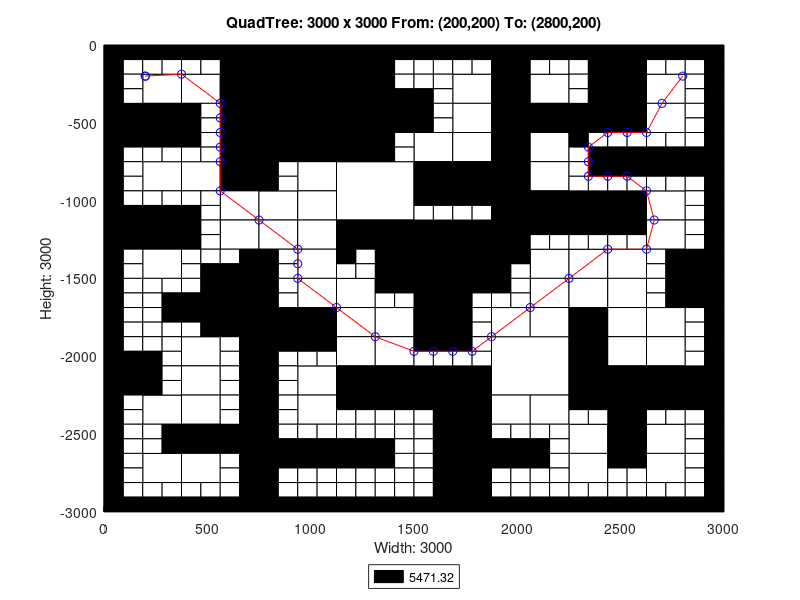

This figure's MATLAB source:
axis([0 3000 -3000 0]);
title('QuadTree: 3000 x 3000 From: (200,200) To: (2800,200)');
xlabel('Width: 3000');
ylabel('Height: 3000');
rectangle('Position',[750 -375 375 375], 'FaceColor',[0 0 0]);
rectangle('Position',[750 -750 375 375], 'FaceColor',[0 0 0]);
rectangle('Position',[1125 -1125 375 375], 'FaceColor',[1 1 1]);
rectangle('Position',[1500 -1500 375 375], 'FaceColor',[0 0 0]);
rectangle('Position',[1875 -2250 375 375], 'FaceColor',[1 1 1]);
rectangle('Position',[187.5 -375 187.5 187.5], 'FaceColor',[1 1 1]);
rectangle('Position',[562.5 -187.5 187.5 187.5], 'FaceColor',[0 0 0]);
rectangle('Position',[375 -375 187.5 187.5], 'FaceColor',[1 1 1]);
rectangle('Position',[562.5 -375 187.5 187.5], 'FaceColor',[0 0 0]);
rectangle('Position',[0 -562.5 187.5 187.5], 'FaceColor',[0 0 0]);
rectangle('Position',[187.5 -562.5 187.5 187.5], 'FaceColor',[0 0 0]);
rectangle('Position',[562.5 -562.5 187.5 187.5], 'FaceColor',[0 0 0]);
rectangle('Position',[562.5 -750 187.5 187.5], 'FaceColor',[0 0 0]);
rectangle('Position',[1125 -187.5 187.5 187.5], 'FaceColor',[0 0 0]);
rectangle('Position',[1125 -375 187.5 187.5], 'FaceColor',[0 0 0]);
rectangle('Position',[1125 -562.5 187.5 187.5], 'FaceColor',[0 0 0]);
rectangle('Position',[1312.5 -562.5 187.5 187.5], 'FaceColor',[0 0 0]);
rectangle('Position',[1125 -750 187.5 187.5], 'FaceColor',[0 0 0]);
rectangle('Position',[187.5 -937.5 187.5 187.5], 'FaceColor',[1 1 1]);
rectangle('Position',[375 -937.5 187.5 187.5], 'FaceColor',[1 1 1]);
rectangle('Position',[562.5 -937.5 187.5 187.5], 'FaceColor',[0 0 0]);
rectangle('Position',[562.5 -1125 187.5 187.5], 'FaceColor',[1 1 1]);
rectangle('Position',[0 -1312.5 187.5 187.5], 'FaceColor',[0 0 0]);
rectangle('Position',[187.5 -1312.5 187.5 187.5], 'FaceColor',[0 0 0]);
rectangle('Position',[187.5 -1500 187.5 187.5], 'FaceColor',[1 1 1]);
rectangle('Position',[562.5 -1312.5 187.5 187.5], 'FaceColor',[1 1 1]);
rectangle('Position',[937.5 -937.5 187.5 187.5], 'FaceColor',[1 1 1]);
rectangle('Position',[750 -1125 187.5 187.5], 'FaceColor',[1 1 1]);
rectangle('Position',[937.5 -1125 187.5 187.5], 'FaceColor',[1 1 1]);
rectangle('Position',[750 -1312.5 187.5 187.5], 'FaceColor',[1 1 1]);
rectangle('Position',[937.5 -1312.5 187.5 187.5], 'FaceColor',[1 1 1]);
rectangle('Position',[937.5 -1500 187.5 187.5], 'FaceColor',[1 1 1]);
rectangle('Position',[1125 -1312.5 187.5 187.5], 'FaceColor',[0 0 0]);
rectangle('Position',[1312.5 -1312.5 187.5 187.5], 'FaceColor',[0 0 0]);
rectangle('Position',[1312.5 -1500 187.5 187.5], 'FaceColor',[0 0 0]);
rectangle('Position',[1687.5 -375 187.5 187.5], 'FaceColor',[1 1 1]);
rectangle('Position',[1875 -187.5 187.5 187.5], 'FaceColor',[0 0 0]);
rectangle('Position',[1875 -375 187.5 187.5], 'FaceColor',[0 0 0]);
rectangle('Position',[2062.5 -375 187.5 187.5], 'FaceColor',[1 1 1]);
rectangle('Position',[1687.5 -562.5 187.5 187.5], 'FaceColor',[1 1 1]);
rectangle('Position',[1500 -750 187.5 187.5], 'FaceColor',[1 1 1]);
rectangle('Position',[1687.5 -750 187.5 187.5], 'FaceColor',[1 1 1]);
rectangle('Position',[1875 -562.5 187.5 187.5], 'FaceColor',[0 0 0]);
rectangle('Position',[2062.5 -562.5 187.5 187.5], 'FaceColor',[0 0 0]);
rectangle('Position',[1875 -750 187.5 187.5], 'FaceColor',[0 0 0]);
rectangle('Position',[2062.5 -750 187.5 187.5], 'FaceColor',[1 1 1]);
rectangle('Position',[2437.5 -187.5 187.5 187.5], 'FaceColor',[0 0 0]);
rectangle('Position',[2437.5 -375 187.5 187.5], 'FaceColor',[0 0 0]);
rectangle('Position',[2625 -375 187.5 187.5], 'FaceColor',[1 1 1]);
rectangle('Position',[2250 -562.5 187.5 187.5], 'FaceColor',[0 0 0]);
rectangle('Position',[2437.5 -562.5 187.5 187.5], 'FaceColor',[0 0 0]);
rectangle('Position',[2625 -562.5 187.5 187.5], 'FaceColor',[1 1 1]);
rectangle('Position',[1500 -937.5 187.5 187.5], 'FaceColor',[0 0 0]);
rectangle('Position',[1687.5 -937.5 187.5 187.5], 'FaceColor',[0 0 0]);
rectangle('Position',[1875 -937.5 187.5 187.5], 'FaceColor',[0 0 0]);
rectangle('Position',[2062.5 -937.5 187.5 187.5], 'FaceColor',[1 1 1]);
rectangle('Position',[1875 -1125 187.5 187.5], 'FaceColor',[0 0 0]);
rectangle('Position',[2062.5 -1125 187.5 187.5], 'FaceColor',[0 0 0]);
rectangle('Position',[1875 -1312.5 187.5 187.5], 'FaceColor',[0 0 0]);
rectangle('Position',[2062.5 -1500 187.5 187.5], 'FaceColor',[1 1 1]);
rectangle('Position',[2250 -1125 187.5 187.5], 'FaceColor',[0 0 0]);
rectangle('Position',[2437.5 -1125 187.5 187.5], 'FaceColor',[0 0 0]);
rectangle('Position',[2625 -1125 187.5 187.5], 'FaceColor',[1 1 1]);
rectangle('Position',[2250 -1500 187.5 187.5], 'FaceColor',[1 1 1]);
rectangle('Position',[2437.5 -1500 187.5 187.5], 'FaceColor',[1 1 1]);
rectangle('Position',[2625 -1312.5 187.5 187.5], 'FaceColor',[1 1 1]);
rectangle('Position',[2812.5 -1500 187.5 187.5], 'FaceColor',[0 0 0]);
rectangle('Position',[562.5 -1687.5 187.5 187.5], 'FaceColor',[0 0 0]);
rectangle('Position',[562.5 -1875 187.5 187.5], 'FaceColor',[0 0 0]);
rectangle('Position',[0 -2250 187.5 187.5], 'FaceColor',[0 0 0]);
rectangle('Position',[375 -2062.5 187.5 187.5], 'FaceColor',[1 1 1]);
rectangle('Position',[375 -2250 187.5 187.5], 'FaceColor',[1 1 1]);
rectangle('Position',[937.5 -1687.5 187.5 187.5], 'FaceColor',[1 1 1]);
rectangle('Position',[750 -1875 187.5 187.5], 'FaceColor',[0 0 0]);
rectangle('Position',[937.5 -1875 187.5 187.5], 'FaceColor',[0 0 0]);
rectangle('Position',[1125 -1687.5 187.5 187.5], 'FaceColor',[1 1 1]);
rectangle('Position',[1125 -1875 187.5 187.5], 'FaceColor',[1 1 1]);
rectangle('Position',[1312.5 -1875 187.5 187.5], 'FaceColor',[1 1 1]);
rectangle('Position',[937.5 -2250 187.5 187.5], 'FaceColor',[1 1 1]);
rectangle('Position',[1125 -2062.5 187.5 187.5], 'FaceColor',[1 1 1]);
rectangle('Position',[1312.5 -2062.5 187.5 187.5], 'FaceColor',[1 1 1]);
rectangle('Position',[1125 -2250 187.5 187.5], 'FaceColor',[0 0 0]);
rectangle('Position',[1312.5 -2250 187.5 187.5], 'FaceColor',[0 0 0]);
rectangle('Position',[187.5 -2437.5 187.5 187.5], 'FaceColor',[1 1 1]);
rectangle('Position',[375 -2437.5 187.5 187.5], 'FaceColor',[1 1 1]);
rectangle('Position',[375 -2625 187.5 187.5], 'FaceColor',[0 0 0]);
rectangle('Position',[562.5 -2625 187.5 187.5], 'FaceColor',[0 0 0]);
rectangle('Position',[187.5 -2812.5 187.5 187.5], 'FaceColor',[1 1 1]);
rectangle('Position',[375 -2812.5 187.5 187.5], 'FaceColor',[1 1 1]);
rectangle('Position',[937.5 -2437.5 187.5 187.5], 'FaceColor',[1 1 1]);
rectangle('Position',[1500 -1687.5 187.5 187.5], 'FaceColor',[0 0 0]);
rectangle('Position',[1500 -1875 187.5 187.5], 'FaceColor',[0 0 0]);
rectangle('Position',[2062.5 -1687.5 187.5 187.5], 'FaceColor',[1 1 1]);
rectangle('Position',[1875 -1875 187.5 187.5], 'FaceColor',[1 1 1]);
rectangle('Position',[2062.5 -1875 187.5 187.5], 'FaceColor',[1 1 1]);
rectangle('Position',[1500 -2250 187.5 187.5], 'FaceColor',[0 0 0]);
rectangle('Position',[1687.5 -2250 187.5 187.5], 'FaceColor',[0 0 0]);
rectangle('Position',[2250 -1687.5 187.5 187.5], 'FaceColor',[1 1 1]);
rectangle('Position',[2437.5 -1687.5 187.5 187.5], 'FaceColor',[1 1 1]);
rectangle('Position',[2250 -1875 187.5 187.5], 'FaceColor',[0 0 0]);
rectangle('Position',[2437.5 -1875 187.5 187.5], 'FaceColor',[1 1 1]);
rectangle('Position',[2812.5 -1687.5 187.5 187.5], 'FaceColor',[0 0 0]);
rectangle('Position',[2625 -1875 187.5 187.5], 'FaceColor',[1 1 1]);
rectangle('Position',[2250 -2062.5 187.5 187.5], 'FaceColor',[0 0 0]);
rectangle('Position',[2437.5 -2062.5 187.5 187.5], 'FaceColor',[1 1 1]);
rectangle('Position',[2250 -2250 187.5 187.5], 'FaceColor',[0 0 0]);
rectangle('Position',[2437.5 -2250 187.5 187.5], 'FaceColor',[0 0 0]);
rectangle('Position',[2625 -2062.5 187.5 187.5], 'FaceColor',[1 1 1]);
rectangle('Position',[2625 -2250 187.5 187.5], 'FaceColor',[0 0 0]);
rectangle('Position',[2812.5 -2250 187.5 187.5], 'FaceColor',[0 0 0]);
rectangle('Position',[1687.5 -2437.5 187.5 187.5], 'FaceColor',[0 0 0]);
rectangle('Position',[1687.5 -2625 187.5 187.5], 'FaceColor',[0 0 0]);
rectangle('Position',[1875 -2437.5 187.5 187.5], 'FaceColor',[1 1 1]);
rectangle('Position',[2062.5 -2437.5 187.5 187.5], 'FaceColor',[1 1 1]);
rectangle('Position',[1687.5 -2812.5 187.5 187.5], 'FaceColor',[0 0 0]);
rectangle('Position',[1687.5 -3000 187.5 187.5], 'FaceColor',[0 0 0]);
rectangle('Position',[2437.5 -2437.5 187.5 187.5], 'FaceColor',[0 0 0]);
rectangle('Position',[2250 -2625 187.5 187.5], 'FaceColor',[1 1 1]);
rectangle('Position',[2437.5 -2625 187.5 187.5], 'FaceColor',[0 0 0]);
rectangle('Position',[2625 -2625 187.5 187.5], 'FaceColor',[1 1 1]);
rectangle('Position',[2250 -2812.5 187.5 187.5], 'FaceColor',[1 1 1]);
rectangle('Position',[2625 -2812.5 187.5 187.5], 'FaceColor',[1 1 1]);
rectangle('Position',[0 -93.75 93.75 93.75], 'FaceColor',[0 0 0]);
rectangle('Position',[93.75 -93.75 93.75 93.75], 'FaceColor',[0 0 0]);
rectangle('Position',[0 -187.5 93.75 93.75], 'FaceColor',[0 0 0]);
rectangle('Position',[93.75 -187.5 93.75 93.75], 'FaceColor',[1 1 1]);
rectangle('Position',[187.5 -93.75 93.75 93.75], 'FaceColor',[0 0 0]);
rectangle('Position',[281.25 -93.75 93.75 93.75], 'FaceColor',[0 0 0]);
rectangle('Position',[187.5 -187.5 93.75 93.75], 'FaceColor',[1 1 1]);
rectangle('Position',[281.25 -187.5 93.75 93.75], 'FaceColor',[1 1 1]);
rectangle('Position',[0 -281.25 93.75 93.75], 'FaceColor',[0 0 0]);
rectangle('Position',[93.75 -281.25 93.75 93.75], 'FaceColor',[1 1 1]);
rectangle('Position',[0 -375 93.75 93.75], 'FaceColor',[0 0 0]);
rectangle('Position',[93.75 -375 93.75 93.75], 'FaceColor',[1 1 1]);
rectangle('Position',[375 -93.75 93.75 93.75], 'FaceColor',[0 0 0]);
rectangle('Position',[468.75 -93.75 93.75 93.75], 'FaceColor',[0 0 0]);
rectangle('Position',[375 -187.5 93.75 93.75], 'FaceColor',[1 1 1]);
rectangle('Position',[468.75 -187.5 93.75 93.75], 'FaceColor',[1 1 1]);
rectangle('Position',[0 -656.25 93.75 93.75], 'FaceColor',[0 0 0]);
rectangle('Position',[93.75 -656.25 93.75 93.75], 'FaceColor',[0 0 0]);
rectangle('Position',[0 -750 93.75 93.75], 'FaceColor',[0 0 0]);
rectangle('Position',[93.75 -750 93.75 93.75], 'FaceColor',[1 1 1]);
rectangle('Position',[187.5 -656.25 93.75 93.75], 'FaceColor',[0 0 0]);
rectangle('Position',[281.25 -656.25 93.75 93.75], 'FaceColor',[0 0 0]);
rectangle('Position',[187.5 -750 93.75 93.75], 'FaceColor',[1 1 1]);
rectangle('Position',[281.25 -750 93.75 93.75], 'FaceColor',[1 1 1]);
rectangle('Position',[375 -468.75 93.75 93.75], 'FaceColor',[0 0 0]);
rectangle('Position',[468.75 -468.75 93.75 93.75], 'FaceColor',[1 1 1]);
rectangle('Position',[375 -562.5 93.75 93.75], 'FaceColor',[0 0 0]);
rectangle('Position',[468.75 -562.5 93.75 93.75], 'FaceColor',[1 1 1]);
rectangle('Position',[375 -656.25 93.75 93.75], 'FaceColor',[0 0 0]);
rectangle('Position',[468.75 -656.25 93.75 93.75], 'FaceColor',[1 1 1]);
rectangle('Position',[375 -750 93.75 93.75], 'FaceColor',[1 1 1]);
rectangle('Position',[468.75 -750 93.75 93.75], 'FaceColor',[1 1 1]);
rectangle('Position',[1312.5 -93.75 93.75 93.75], 'FaceColor',[0 0 0]);
rectangle('Position',[1406.25 -93.75 93.75 93.75], 'FaceColor',[0 0 0]);
rectangle('Position',[1312.5 -187.5 93.75 93.75], 'FaceColor',[0 0 0]);
rectangle('Position',[1406.25 -187.5 93.75 93.75], 'FaceColor',[1 1 1]);
rectangle('Position',[1312.5 -281.25 93.75 93.75], 'FaceColor',[0 0 0]);
rectangle('Position',[1406.25 -281.25 93.75 93.75], 'FaceColor',[1 1 1]);
rectangle('Position',[1312.5 -375 93.75 93.75], 'FaceColor',[0 0 0]);
rectangle('Position',[1406.25 -375 93.75 93.75], 'FaceColor',[0 0 0]);
rectangle('Position',[1312.5 -656.25 93.75 93.75], 'FaceColor',[0 0 0]);
rectangle('Position',[1406.25 -656.25 93.75 93.75], 'FaceColor',[1 1 1]);
rectangle('Position',[1312.5 -750 93.75 93.75], 'FaceColor',[0 0 0]);
rectangle('Position',[1406.25 -750 93.75 93.75], 'FaceColor',[1 1 1]);
rectangle('Position',[0 -843.75 93.75 93.75], 'FaceColor',[0 0 0]);
rectangle('Position',[93.75 -843.75 93.75 93.75], 'FaceColor',[1 1 1]);
rectangle('Position',[0 -937.5 93.75 93.75], 'FaceColor',[0 0 0]);
rectangle('Position',[93.75 -937.5 93.75 93.75], 'FaceColor',[1 1 1]);
rectangle('Position',[0 -1031.25 93.75 93.75], 'FaceColor',[0 0 0]);
rectangle('Position',[93.75 -1031.25 93.75 93.75], 'FaceColor',[1 1 1]);
rectangle('Position',[0 -1125 93.75 93.75], 'FaceColor',[0 0 0]);
rectangle('Position',[93.75 -1125 93.75 93.75], 'FaceColor',[0 0 0]);
rectangle('Position',[187.5 -1031.25 93.75 93.75], 'FaceColor',[1 1 1]);
rectangle('Position',[281.25 -1031.25 93.75 93.75], 'FaceColor',[1 1 1]);
rectangle('Position',[187.5 -1125 93.75 93.75], 'FaceColor',[0 0 0]);
rectangle('Position',[281.25 -1125 93.75 93.75], 'FaceColor',[0 0 0]);
rectangle('Position',[375 -1031.25 93.75 93.75], 'FaceColor',[1 1 1]);
rectangle('Position',[468.75 -1031.25 93.75 93.75], 'FaceColor',[1 1 1]);
rectangle('Position',[375 -1125 93.75 93.75], 'FaceColor',[0 0 0]);
rectangle('Position',[468.75 -1125 93.75 93.75], 'FaceColor',[1 1 1]);
rectangle('Position',[0 -1406.25 93.75 93.75], 'FaceColor',[0 0 0]);
rectangle('Position',[93.75 -1406.25 93.75 93.75], 'FaceColor',[1 1 1]);
rectangle('Position',[0 -1500 93.75 93.75], 'FaceColor',[0 0 0]);
rectangle('Position',[93.75 -1500 93.75 93.75], 'FaceColor',[1 1 1]);
rectangle('Position',[375 -1218.75 93.75 93.75], 'FaceColor',[0 0 0]);
rectangle('Position',[468.75 -1218.75 93.75 93.75], 'FaceColor',[1 1 1]);
rectangle('Position',[375 -1312.5 93.75 93.75], 'FaceColor',[0 0 0]);
rectangle('Position',[468.75 -1312.5 93.75 93.75], 'FaceColor',[1 1 1]);
rectangle('Position',[375 -1406.25 93.75 93.75], 'FaceColor',[1 1 1]);
rectangle('Position',[468.75 -1406.25 93.75 93.75], 'FaceColor',[1 1 1]);
rectangle('Position',[375 -1500 93.75 93.75], 'FaceColor',[1 1 1]);
rectangle('Position',[468.75 -1500 93.75 93.75], 'FaceColor',[0 0 0]);
rectangle('Position',[562.5 -1406.25 93.75 93.75], 'FaceColor',[1 1 1]);
rectangle('Position',[656.25 -1406.25 93.75 93.75], 'FaceColor',[0 0 0]);
rectangle('Position',[562.5 -1500 93.75 93.75], 'FaceColor',[0 0 0]);
rectangle('Position',[656.25 -1500 93.75 93.75], 'FaceColor',[0 0 0]);
rectangle('Position',[750 -843.75 93.75 93.75], 'FaceColor',[0 0 0]);
rectangle('Position',[843.75 -843.75 93.75 93.75], 'FaceColor',[1 1 1]);
rectangle('Position',[750 -937.5 93.75 93.75], 'FaceColor',[0 0 0]);
rectangle('Position',[843.75 -937.5 93.75 93.75], 'FaceColor',[1 1 1]);
rectangle('Position',[750 -1406.25 93.75 93.75], 'FaceColor',[0 0 0]);
rectangle('Position',[843.75 -1406.25 93.75 93.75], 'FaceColor',[1 1 1]);
rectangle('Position',[750 -1500 93.75 93.75], 'FaceColor',[0 0 0]);
rectangle('Position',[843.75 -1500 93.75 93.75], 'FaceColor',[1 1 1]);
rectangle('Position',[1125 -1406.25 93.75 93.75], 'FaceColor',[0 0 0]);
rectangle('Position',[1218.75 -1406.25 93.75 93.75], 'FaceColor',[1 1 1]);
rectangle('Position',[1125 -1500 93.75 93.75], 'FaceColor',[1 1 1]);
rectangle('Position',[1218.75 -1500 93.75 93.75], 'FaceColor',[1 1 1]);
rectangle('Position',[1500 -93.75 93.75 93.75], 'FaceColor',[0 0 0]);
rectangle('Position',[1593.75 -93.75 93.75 93.75], 'FaceColor',[0 0 0]);
rectangle('Position',[1500 -187.5 93.75 93.75], 'FaceColor',[1 1 1]);
rectangle('Position',[1593.75 -187.5 93.75 93.75], 'FaceColor',[1 1 1]);
rectangle('Position',[1687.5 -93.75 93.75 93.75], 'FaceColor',[0 0 0]);
rectangle('Position',[1781.25 -93.75 93.75 93.75], 'FaceColor',[0 0 0]);
rectangle('Position',[1687.5 -187.5 93.75 93.75], 'FaceColor',[1 1 1]);
rectangle('Position',[1781.25 -187.5 93.75 93.75], 'FaceColor',[1 1 1]);
rectangle('Position',[1500 -281.25 93.75 93.75], 'FaceColor',[1 1 1]);
rectangle('Position',[1593.75 -281.25 93.75 93.75], 'FaceColor',[1 1 1]);
rectangle('Position',[1500 -375 93.75 93.75], 'FaceColor',[0 0 0]);
rectangle('Position',[1593.75 -375 93.75 93.75], 'FaceColor',[1 1 1]);
rectangle('Position',[2062.5 -93.75 93.75 93.75], 'FaceColor',[0 0 0]);
rectangle('Position',[2156.25 -93.75 93.75 93.75], 'FaceColor',[0 0 0]);
rectangle('Position',[2062.5 -187.5 93.75 93.75], 'FaceColor',[1 1 1]);
rectangle('Position',[2156.25 -187.5 93.75 93.75], 'FaceColor',[1 1 1]);
rectangle('Position',[1500 -468.75 93.75 93.75], 'FaceColor',[0 0 0]);
rectangle('Position',[1593.75 -468.75 93.75 93.75], 'FaceColor',[1 1 1]);
rectangle('Position',[1500 -562.5 93.75 93.75], 'FaceColor',[0 0 0]);
rectangle('Position',[1593.75 -562.5 93.75 93.75], 'FaceColor',[1 1 1]);
rectangle('Position',[2250 -93.75 93.75 93.75], 'FaceColor',[0 0 0]);
rectangle('Position',[2343.75 -93.75 93.75 93.75], 'FaceColor',[0 0 0]);
rectangle('Position',[2250 -187.5 93.75 93.75], 'FaceColor',[1 1 1]);
rectangle('Position',[2343.75 -187.5 93.75 93.75], 'FaceColor',[0 0 0]);
rectangle('Position',[2250 -281.25 93.75 93.75], 'FaceColor',[1 1 1]);
rectangle('Position',[2343.75 -281.25 93.75 93.75], 'FaceColor',[0 0 0]);
rectangle('Position',[2250 -375 93.75 93.75], 'FaceColor',[1 1 1]);
rectangle('Position',[2343.75 -375 93.75 93.75], 'FaceColor',[0 0 0]);
rectangle('Position',[2625 -93.75 93.75 93.75], 'FaceColor',[0 0 0]);
rectangle('Position',[2718.75 -93.75 93.75 93.75], 'FaceColor',[0 0 0]);
rectangle('Position',[2625 -187.5 93.75 93.75], 'FaceColor',[1 1 1]);
rectangle('Position',[2718.75 -187.5 93.75 93.75], 'FaceColor',[1 1 1]);
rectangle('Position',[2812.5 -93.75 93.75 93.75], 'FaceColor',[0 0 0]);
rectangle('Position',[2906.25 -93.75 93.75 93.75], 'FaceColor',[0 0 0]);
rectangle('Position',[2812.5 -187.5 93.75 93.75], 'FaceColor',[1 1 1]);
rectangle('Position',[2906.25 -187.5 93.75 93.75], 'FaceColor',[0 0 0]);
rectangle('Position',[2812.5 -281.25 93.75 93.75], 'FaceColor',[1 1 1]);
rectangle('Position',[2906.25 -281.25 93.75 93.75], 'FaceColor',[0 0 0]);
rectangle('Position',[2812.5 -375 93.75 93.75], 'FaceColor',[1 1 1]);
rectangle('Position',[2906.25 -375 93.75 93.75], 'FaceColor',[0 0 0]);
rectangle('Position',[2250 -656.25 93.75 93.75], 'FaceColor',[0 0 0]);
rectangle('Position',[2343.75 -656.25 93.75 93.75], 'FaceColor',[1 1 1]);
rectangle('Position',[2250 -750 93.75 93.75], 'FaceColor',[1 1 1]);
rectangle('Position',[2343.75 -750 93.75 93.75], 'FaceColor',[0 0 0]);
rectangle('Position',[2437.5 -656.25 93.75 93.75], 'FaceColor',[1 1 1]);
rectangle('Position',[2531.25 -656.25 93.75 93.75], 'FaceColor',[1 1 1]);
rectangle('Position',[2437.5 -750 93.75 93.75], 'FaceColor',[0 0 0]);
rectangle('Position',[2531.25 -750 93.75 93.75], 'FaceColor',[0 0 0]);
rectangle('Position',[2812.5 -468.75 93.75 93.75], 'FaceColor',[1 1 1]);
rectangle('Position',[2906.25 -468.75 93.75 93.75], 'FaceColor',[0 0 0]);
rectangle('Position',[2812.5 -562.5 93.75 93.75], 'FaceColor',[1 1 1]);
rectangle('Position',[2906.25 -562.5 93.75 93.75], 'FaceColor',[0 0 0]);
rectangle('Position',[2625 -656.25 93.75 93.75], 'FaceColor',[1 1 1]);
rectangle('Position',[2718.75 -656.25 93.75 93.75], 'FaceColor',[1 1 1]);
rectangle('Position',[2625 -750 93.75 93.75], 'FaceColor',[0 0 0]);
rectangle('Position',[2718.75 -750 93.75 93.75], 'FaceColor',[0 0 0]);
rectangle('Position',[2812.5 -656.25 93.75 93.75], 'FaceColor',[1 1 1]);
rectangle('Position',[2906.25 -656.25 93.75 93.75], 'FaceColor',[0 0 0]);
rectangle('Position',[2812.5 -750 93.75 93.75], 'FaceColor',[0 0 0]);
rectangle('Position',[2906.25 -750 93.75 93.75], 'FaceColor',[0 0 0]);
rectangle('Position',[1500 -1031.25 93.75 93.75], 'FaceColor',[0 0 0]);
rectangle('Position',[1593.75 -1031.25 93.75 93.75], 'FaceColor',[0 0 0]);
rectangle('Position',[1500 -1125 93.75 93.75], 'FaceColor',[1 1 1]);
rectangle('Position',[1593.75 -1125 93.75 93.75], 'FaceColor',[1 1 1]);
rectangle('Position',[1687.5 -1031.25 93.75 93.75], 'FaceColor',[0 0 0]);
rectangle('Position',[1781.25 -1031.25 93.75 93.75], 'FaceColor',[0 0 0]);
rectangle('Position',[1687.5 -1125 93.75 93.75], 'FaceColor',[1 1 1]);
rectangle('Position',[1781.25 -1125 93.75 93.75], 'FaceColor',[1 1 1]);
rectangle('Position',[2062.5 -1218.75 93.75 93.75], 'FaceColor',[0 0 0]);
rectangle('Position',[2156.25 -1218.75 93.75 93.75], 'FaceColor',[0 0 0]);
rectangle('Position',[2062.5 -1312.5 93.75 93.75], 'FaceColor',[1 1 1]);
rectangle('Position',[2156.25 -1312.5 93.75 93.75], 'FaceColor',[1 1 1]);
rectangle('Position',[1875 -1406.25 93.75 93.75], 'FaceColor',[0 0 0]);
rectangle('Position',[1968.75 -1406.25 93.75 93.75], 'FaceColor',[0 0 0]);
rectangle('Position',[1875 -1500 93.75 93.75], 'FaceColor',[0 0 0]);
rectangle('Position',[1968.75 -1500 93.75 93.75], 'FaceColor',[1 1 1]);
rectangle('Position',[2250 -843.75 93.75 93.75], 'FaceColor',[1 1 1]);
rectangle('Position',[2343.75 -843.75 93.75 93.75], 'FaceColor',[0 0 0]);
rectangle('Position',[2250 -937.5 93.75 93.75], 'FaceColor',[1 1 1]);
rectangle('Position',[2343.75 -937.5 93.75 93.75], 'FaceColor',[1 1 1]);
rectangle('Position',[2437.5 -843.75 93.75 93.75], 'FaceColor',[0 0 0]);
rectangle('Position',[2531.25 -843.75 93.75 93.75], 'FaceColor',[0 0 0]);
rectangle('Position',[2437.5 -937.5 93.75 93.75], 'FaceColor',[1 1 1]);
rectangle('Position',[2531.25 -937.5 93.75 93.75], 'FaceColor',[1 1 1]);
rectangle('Position',[2625 -843.75 93.75 93.75], 'FaceColor',[0 0 0]);
rectangle('Position',[2718.75 -843.75 93.75 93.75], 'FaceColor',[0 0 0]);
rectangle('Position',[2625 -937.5 93.75 93.75], 'FaceColor',[1 1 1]);
rectangle('Position',[2718.75 -937.5 93.75 93.75], 'FaceColor',[1 1 1]);
rectangle('Position',[2812.5 -843.75 93.75 93.75], 'FaceColor',[0 0 0]);
rectangle('Position',[2906.25 -843.75 93.75 93.75], 'FaceColor',[0 0 0]);
rectangle('Position',[2812.5 -937.5 93.75 93.75], 'FaceColor',[1 1 1]);
rectangle('Position',[2906.25 -937.5 93.75 93.75], 'FaceColor',[0 0 0]);
rectangle('Position',[2812.5 -1031.25 93.75 93.75], 'FaceColor',[1 1 1]);
rectangle('Position',[2906.25 -1031.25 93.75 93.75], 'FaceColor',[0 0 0]);
rectangle('Position',[2812.5 -1125 93.75 93.75], 'FaceColor',[1 1 1]);
rectangle('Position',[2906.25 -1125 93.75 93.75], 'FaceColor',[0 0 0]);
rectangle('Position',[2250 -1218.75 93.75 93.75], 'FaceColor',[0 0 0]);
rectangle('Position',[2343.75 -1218.75 93.75 93.75], 'FaceColor',[0 0 0]);
rectangle('Position',[2250 -1312.5 93.75 93.75], 'FaceColor',[1 1 1]);
rectangle('Position',[2343.75 -1312.5 93.75 93.75], 'FaceColor',[1 1 1]);
rectangle('Position',[2437.5 -1218.75 93.75 93.75], 'FaceColor',[0 0 0]);
rectangle('Position',[2531.25 -1218.75 93.75 93.75], 'FaceColor',[0 0 0]);
rectangle('Position',[2437.5 -1312.5 93.75 93.75], 'FaceColor',[1 1 1]);
rectangle('Position',[2531.25 -1312.5 93.75 93.75], 'FaceColor',[1 1 1]);
rectangle('Position',[2812.5 -1218.75 93.75 93.75], 'FaceColor',[1 1 1]);
rectangle('Position',[2906.25 -1218.75 93.75 93.75], 'FaceColor',[0 0 0]);
rectangle('Position',[2812.5 -1312.5 93.75 93.75], 'FaceColor',[1 1 1]);
rectangle('Position',[2906.25 -1312.5 93.75 93.75], 'FaceColor',[0 0 0]);
rectangle('Position',[2625 -1406.25 93.75 93.75], 'FaceColor',[1 1 1]);
rectangle('Position',[2718.75 -1406.25 93.75 93.75], 'FaceColor',[0 0 0]);
rectangle('Position',[2625 -1500 93.75 93.75], 'FaceColor',[1 1 1]);
rectangle('Position',[2718.75 -1500 93.75 93.75], 'FaceColor',[0 0 0]);
rectangle('Position',[0 -1593.75 93.75 93.75], 'FaceColor',[0 0 0]);
rectangle('Position',[93.75 -1593.75 93.75 93.75], 'FaceColor',[1 1 1]);
rectangle('Position',[0 -1687.5 93.75 93.75], 'FaceColor',[0 0 0]);
rectangle('Position',[93.75 -1687.5 93.75 93.75], 'FaceColor',[1 1 1]);
rectangle('Position',[187.5 -1593.75 93.75 93.75], 'FaceColor',[1 1 1]);
rectangle('Position',[281.25 -1593.75 93.75 93.75], 'FaceColor',[1 1 1]);
rectangle('Position',[187.5 -1687.5 93.75 93.75], 'FaceColor',[1 1 1]);
rectangle('Position',[281.25 -1687.5 93.75 93.75], 'FaceColor',[0 0 0]);
rectangle('Position',[0 -1781.25 93.75 93.75], 'FaceColor',[0 0 0]);
rectangle('Position',[93.75 -1781.25 93.75 93.75], 'FaceColor',[1 1 1]);
rectangle('Position',[0 -1875 93.75 93.75], 'FaceColor',[0 0 0]);
rectangle('Position',[93.75 -1875 93.75 93.75], 'FaceColor',[1 1 1]);
rectangle('Position',[187.5 -1781.25 93.75 93.75], 'FaceColor',[1 1 1]);
rectangle('Position',[281.25 -1781.25 93.75 93.75], 'FaceColor',[0 0 0]);
rectangle('Position',[187.5 -1875 93.75 93.75], 'FaceColor',[1 1 1]);
rectangle('Position',[281.25 -1875 93.75 93.75], 'FaceColor',[1 1 1]);
rectangle('Position',[375 -1593.75 93.75 93.75], 'FaceColor',[1 1 1]);
rectangle('Position',[468.75 -1593.75 93.75 93.75], 'FaceColor',[0 0 0]);
rectangle('Position',[375 -1687.5 93.75 93.75], 'FaceColor',[0 0 0]);
rectangle('Position',[468.75 -1687.5 93.75 93.75], 'FaceColor',[0 0 0]);
rectangle('Position',[375 -1781.25 93.75 93.75], 'FaceColor',[0 0 0]);
rectangle('Position',[468.75 -1781.25 93.75 93.75], 'FaceColor',[0 0 0]);
rectangle('Position',[375 -1875 93.75 93.75], 'FaceColor',[1 1 1]);
rectangle('Position',[468.75 -1875 93.75 93.75], 'FaceColor',[0 0 0]);
rectangle('Position',[0 -1968.75 93.75 93.75], 'FaceColor',[0 0 0]);
rectangle('Position',[93.75 -1968.75 93.75 93.75], 'FaceColor',[1 1 1]);
rectangle('Position',[0 -2062.5 93.75 93.75], 'FaceColor',[0 0 0]);
rectangle('Position',[93.75 -2062.5 93.75 93.75], 'FaceColor',[0 0 0]);
rectangle('Position',[187.5 -1968.75 93.75 93.75], 'FaceColor',[1 1 1]);
rectangle('Position',[281.25 -1968.75 93.75 93.75], 'FaceColor',[1 1 1]);
rectangle('Position',[187.5 -2062.5 93.75 93.75], 'FaceColor',[0 0 0]);
rectangle('Position',[281.25 -2062.5 93.75 93.75], 'FaceColor',[1 1 1]);
rectangle('Position',[187.5 -2156.25 93.75 93.75], 'FaceColor',[0 0 0]);
rectangle('Position',[281.25 -2156.25 93.75 93.75], 'FaceColor',[1 1 1]);
rectangle('Position',[187.5 -2250 93.75 93.75], 'FaceColor',[0 0 0]);
rectangle('Position',[281.25 -2250 93.75 93.75], 'FaceColor',[1 1 1]);
rectangle('Position',[562.5 -1968.75 93.75 93.75], 'FaceColor',[1 1 1]);
rectangle('Position',[656.25 -1968.75 93.75 93.75], 'FaceColor',[0 0 0]);
rectangle('Position',[562.5 -2062.5 93.75 93.75], 'FaceColor',[1 1 1]);
rectangle('Position',[656.25 -2062.5 93.75 93.75], 'FaceColor',[0 0 0]);
rectangle('Position',[562.5 -2156.25 93.75 93.75], 'FaceColor',[1 1 1]);
rectangle('Position',[656.25 -2156.25 93.75 93.75], 'FaceColor',[0 0 0]);
rectangle('Position',[562.5 -2250 93.75 93.75], 'FaceColor',[1 1 1]);
rectangle('Position',[656.25 -2250 93.75 93.75], 'FaceColor',[0 0 0]);
rectangle('Position',[750 -1593.75 93.75 93.75], 'FaceColor',[0 0 0]);
rectangle('Position',[843.75 -1593.75 93.75 93.75], 'FaceColor',[1 1 1]);
rectangle('Position',[750 -1687.5 93.75 93.75], 'FaceColor',[0 0 0]);
rectangle('Position',[843.75 -1687.5 93.75 93.75], 'FaceColor',[1 1 1]);
rectangle('Position',[1312.5 -1593.75 93.75 93.75], 'FaceColor',[0 0 0]);
rectangle('Position',[1406.25 -1593.75 93.75 93.75], 'FaceColor',[0 0 0]);
rectangle('Position',[1312.5 -1687.5 93.75 93.75], 'FaceColor',[1 1 1]);
rectangle('Position',[1406.25 -1687.5 93.75 93.75], 'FaceColor',[1 1 1]);
rectangle('Position',[750 -1968.75 93.75 93.75], 'FaceColor',[0 0 0]);
rectangle('Position',[843.75 -1968.75 93.75 93.75], 'FaceColor',[0 0 0]);
rectangle('Position',[750 -2062.5 93.75 93.75], 'FaceColor',[0 0 0]);
rectangle('Position',[843.75 -2062.5 93.75 93.75], 'FaceColor',[1 1 1]);
rectangle('Position',[937.5 -1968.75 93.75 93.75], 'FaceColor',[0 0 0]);
rectangle('Position',[1031.25 -1968.75 93.75 93.75], 'FaceColor',[0 0 0]);
rectangle('Position',[937.5 -2062.5 93.75 93.75], 'FaceColor',[1 1 1]);
rectangle('Position',[1031.25 -2062.5 93.75 93.75], 'FaceColor',[1 1 1]);
rectangle('Position',[750 -2156.25 93.75 93.75], 'FaceColor',[0 0 0]);
rectangle('Position',[843.75 -2156.25 93.75 93.75], 'FaceColor',[1 1 1]);
rectangle('Position',[750 -2250 93.75 93.75], 'FaceColor',[0 0 0]);
rectangle('Position',[843.75 -2250 93.75 93.75], 'FaceColor',[1 1 1]);
rectangle('Position',[0 -2343.75 93.75 93.75], 'FaceColor',[0 0 0]);
rectangle('Position',[93.75 -2343.75 93.75 93.75], 'FaceColor',[1 1 1]);
rectangle('Position',[0 -2437.5 93.75 93.75], 'FaceColor',[0 0 0]);
rectangle('Position',[93.75 -2437.5 93.75 93.75], 'FaceColor',[1 1 1]);
rectangle('Position',[0 -2531.25 93.75 93.75], 'FaceColor',[0 0 0]);
rectangle('Position',[93.75 -2531.25 93.75 93.75], 'FaceColor',[1 1 1]);
rectangle('Position',[0 -2625 93.75 93.75], 'FaceColor',[0 0 0]);
rectangle('Position',[93.75 -2625 93.75 93.75], 'FaceColor',[1 1 1]);
rectangle('Position',[187.5 -2531.25 93.75 93.75], 'FaceColor',[1 1 1]);
rectangle('Position',[281.25 -2531.25 93.75 93.75], 'FaceColor',[0 0 0]);
rectangle('Position',[187.5 -2625 93.75 93.75], 'FaceColor',[1 1 1]);
rectangle('Position',[281.25 -2625 93.75 93.75], 'FaceColor',[0 0 0]);
rectangle('Position',[562.5 -2343.75 93.75 93.75], 'FaceColor',[1 1 1]);
rectangle('Position',[656.25 -2343.75 93.75 93.75], 'FaceColor',[0 0 0]);
rectangle('Position',[562.5 -2437.5 93.75 93.75], 'FaceColor',[1 1 1]);
rectangle('Position',[656.25 -2437.5 93.75 93.75], 'FaceColor',[0 0 0]);
rectangle('Position',[0 -2718.75 93.75 93.75], 'FaceColor',[0 0 0]);
rectangle('Position',[93.75 -2718.75 93.75 93.75], 'FaceColor',[1 1 1]);
rectangle('Position',[0 -2812.5 93.75 93.75], 'FaceColor',[0 0 0]);
rectangle('Position',[93.75 -2812.5 93.75 93.75], 'FaceColor',[1 1 1]);
rectangle('Position',[0 -2906.25 93.75 93.75], 'FaceColor',[0 0 0]);
rectangle('Position',[93.75 -2906.25 93.75 93.75], 'FaceColor',[1 1 1]);
rectangle('Position',[0 -3000 93.75 93.75], 'FaceColor',[0 0 0]);
rectangle('Position',[93.75 -3000 93.75 93.75], 'FaceColor',[0 0 0]);
rectangle('Position',[187.5 -2906.25 93.75 93.75], 'FaceColor',[1 1 1]);
rectangle('Position',[281.25 -2906.25 93.75 93.75], 'FaceColor',[1 1 1]);
rectangle('Position',[187.5 -3000 93.75 93.75], 'FaceColor',[0 0 0]);
rectangle('Position',[281.25 -3000 93.75 93.75], 'FaceColor',[0 0 0]);
rectangle('Position',[562.5 -2718.75 93.75 93.75], 'FaceColor',[1 1 1]);
rectangle('Position',[656.25 -2718.75 93.75 93.75], 'FaceColor',[0 0 0]);
rectangle('Position',[562.5 -2812.5 93.75 93.75], 'FaceColor',[1 1 1]);
rectangle('Position',[656.25 -2812.5 93.75 93.75], 'FaceColor',[0 0 0]);
rectangle('Position',[375 -2906.25 93.75 93.75], 'FaceColor',[1 1 1]);
rectangle('Position',[468.75 -2906.25 93.75 93.75], 'FaceColor',[1 1 1]);
rectangle('Position',[375 -3000 93.75 93.75], 'FaceColor',[0 0 0]);
rectangle('Position',[468.75 -3000 93.75 93.75], 'FaceColor',[0 0 0]);
rectangle('Position',[562.5 -2906.25 93.75 93.75], 'FaceColor',[1 1 1]);
rectangle('Position',[656.25 -2906.25 93.75 93.75], 'FaceColor',[0 0 0]);
rectangle('Position',[562.5 -3000 93.75 93.75], 'FaceColor',[0 0 0]);
rectangle('Position',[656.25 -3000 93.75 93.75], 'FaceColor',[0 0 0]);
rectangle('Position',[750 -2343.75 93.75 93.75], 'FaceColor',[0 0 0]);
rectangle('Position',[843.75 -2343.75 93.75 93.75], 'FaceColor',[1 1 1]);
rectangle('Position',[750 -2437.5 93.75 93.75], 'FaceColor',[0 0 0]);
rectangle('Position',[843.75 -2437.5 93.75 93.75], 'FaceColor',[1 1 1]);
rectangle('Position',[750 -2531.25 93.75 93.75], 'FaceColor',[0 0 0]);
rectangle('Position',[843.75 -2531.25 93.75 93.75], 'FaceColor',[1 1 1]);
rectangle('Position',[750 -2625 93.75 93.75], 'FaceColor',[0 0 0]);
rectangle('Position',[843.75 -2625 93.75 93.75], 'FaceColor',[0 0 0]);
rectangle('Position',[937.5 -2531.25 93.75 93.75], 'FaceColor',[1 1 1]);
rectangle('Position',[1031.25 -2531.25 93.75 93.75], 'FaceColor',[1 1 1]);
rectangle('Position',[937.5 -2625 93.75 93.75], 'FaceColor',[0 0 0]);
rectangle('Position',[1031.25 -2625 93.75 93.75], 'FaceColor',[0 0 0]);
rectangle('Position',[1125 -2343.75 93.75 93.75], 'FaceColor',[0 0 0]);
rectangle('Position',[1218.75 -2343.75 93.75 93.75], 'FaceColor',[0 0 0]);
rectangle('Position',[1125 -2437.5 93.75 93.75], 'FaceColor',[1 1 1]);
rectangle('Position',[1218.75 -2437.5 93.75 93.75], 'FaceColor',[1 1 1]);
rectangle('Position',[1312.5 -2343.75 93.75 93.75], 'FaceColor',[0 0 0]);
rectangle('Position',[1406.25 -2343.75 93.75 93.75], 'FaceColor',[0 0 0]);
rectangle('Position',[1312.5 -2437.5 93.75 93.75], 'FaceColor',[1 1 1]);
rectangle('Position',[1406.25 -2437.5 93.75 93.75], 'FaceColor',[1 1 1]);
rectangle('Position',[1125 -2531.25 93.75 93.75], 'FaceColor',[1 1 1]);
rectangle('Position',[1218.75 -2531.25 93.75 93.75], 'FaceColor',[1 1 1]);
rectangle('Position',[1125 -2625 93.75 93.75], 'FaceColor',[0 0 0]);
rectangle('Position',[1218.75 -2625 93.75 93.75], 'FaceColor',[0 0 0]);
rectangle('Position',[1312.5 -2531.25 93.75 93.75], 'FaceColor',[1 1 1]);
rectangle('Position',[1406.25 -2531.25 93.75 93.75], 'FaceColor',[1 1 1]);
rectangle('Position',[1312.5 -2625 93.75 93.75], 'FaceColor',[0 0 0]);
rectangle('Position',[1406.25 -2625 93.75 93.75], 'FaceColor',[1 1 1]);
rectangle('Position',[750 -2718.75 93.75 93.75], 'FaceColor',[0 0 0]);
rectangle('Position',[843.75 -2718.75 93.75 93.75], 'FaceColor',[0 0 0]);
rectangle('Position',[750 -2812.5 93.75 93.75], 'FaceColor',[0 0 0]);
rectangle('Position',[843.75 -2812.5 93.75 93.75], 'FaceColor',[1 1 1]);
rectangle('Position',[937.5 -2718.75 93.75 93.75], 'FaceColor',[0 0 0]);
rectangle('Position',[1031.25 -2718.75 93.75 93.75], 'FaceColor',[0 0 0]);
rectangle('Position',[937.5 -2812.5 93.75 93.75], 'FaceColor',[1 1 1]);
rectangle('Position',[1031.25 -2812.5 93.75 93.75], 'FaceColor',[1 1 1]);
rectangle('Position',[750 -2906.25 93.75 93.75], 'FaceColor',[0 0 0]);
rectangle('Position',[843.75 -2906.25 93.75 93.75], 'FaceColor',[1 1 1]);
rectangle('Position',[750 -3000 93.75 93.75], 'FaceColor',[0 0 0]);
rectangle('Position',[843.75 -3000 93.75 93.75], 'FaceColor',[0 0 0]);
rectangle('Position',[937.5 -2906.25 93.75 93.75], 'FaceColor',[1 1 1]);
rectangle('Position',[1031.25 -2906.25 93.75 93.75], 'FaceColor',[1 1 1]);
rectangle('Position',[937.5 -3000 93.75 93.75], 'FaceColor',[0 0 0]);
rectangle('Position',[1031.25 -3000 93.75 93.75], 'FaceColor',[0 0 0]);
rectangle('Position',[1125 -2718.75 93.75 93.75], 'FaceColor',[0 0 0]);
rectangle('Position',[1218.75 -2718.75 93.75 93.75], 'FaceColor',[0 0 0]);
rectangle('Position',[1125 -2812.5 93.75 93.75], 'FaceColor',[1 1 1]);
rectangle('Position',[1218.75 -2812.5 93.75 93.75], 'FaceColor',[1 1 1]);
rectangle('Position',[1312.5 -2718.75 93.75 93.75], 'FaceColor',[0 0 0]);
rectangle('Position',[1406.25 -2718.75 93.75 93.75], 'FaceColor',[1 1 1]);
rectangle('Position',[1312.5 -2812.5 93.75 93.75], 'FaceColor',[1 1 1]);
rectangle('Position',[1406.25 -2812.5 93.75 93.75], 'FaceColor',[1 1 1]);
rectangle('Position',[1125 -2906.25 93.75 93.75], 'FaceColor',[1 1 1]);
rectangle('Position',[1218.75 -2906.25 93.75 93.75], 'FaceColor',[1 1 1]);
rectangle('Position',[1125 -3000 93.75 93.75], 'FaceColor',[0 0 0]);
rectangle('Position',[1218.75 -3000 93.75 93.75], 'FaceColor',[0 0 0]);
rectangle('Position',[1312.5 -2906.25 93.75 93.75], 'FaceColor',[1 1 1]);
rectangle('Position',[1406.25 -2906.25 93.75 93.75], 'FaceColor',[1 1 1]);
rectangle('Position',[1312.5 -3000 93.75 93.75], 'FaceColor',[0 0 0]);
rectangle('Position',[1406.25 -3000 93.75 93.75], 'FaceColor',[0 0 0]);
rectangle('Position',[1687.5 -1593.75 93.75 93.75], 'FaceColor',[0 0 0]);
rectangle('Position',[1781.25 -1593.75 93.75 93.75], 'FaceColor',[0 0 0]);
rectangle('Position',[1687.5 -1687.5 93.75 93.75], 'FaceColor',[0 0 0]);
rectangle('Position',[1781.25 -1687.5 93.75 93.75], 'FaceColor',[1 1 1]);
rectangle('Position',[1687.5 -1781.25 93.75 93.75], 'FaceColor',[0 0 0]);
rectangle('Position',[1781.25 -1781.25 93.75 93.75], 'FaceColor',[1 1 1]);
rectangle('Position',[1687.5 -1875 93.75 93.75], 'FaceColor',[0 0 0]);
rectangle('Position',[1781.25 -1875 93.75 93.75], 'FaceColor',[1 1 1]);
rectangle('Position',[1875 -1593.75 93.75 93.75], 'FaceColor',[0 0 0]);
rectangle('Position',[1968.75 -1593.75 93.75 93.75], 'FaceColor',[1 1 1]);
rectangle('Position',[1875 -1687.5 93.75 93.75], 'FaceColor',[1 1 1]);
rectangle('Position',[1968.75 -1687.5 93.75 93.75], 'FaceColor',[1 1 1]);
rectangle('Position',[1500 -1968.75 93.75 93.75], 'FaceColor',[0 0 0]);
rectangle('Position',[1593.75 -1968.75 93.75 93.75], 'FaceColor',[0 0 0]);
rectangle('Position',[1500 -2062.5 93.75 93.75], 'FaceColor',[1 1 1]);
rectangle('Position',[1593.75 -2062.5 93.75 93.75], 'FaceColor',[1 1 1]);
rectangle('Position',[1687.5 -1968.75 93.75 93.75], 'FaceColor',[0 0 0]);
rectangle('Position',[1781.25 -1968.75 93.75 93.75], 'FaceColor',[1 1 1]);
rectangle('Position',[1687.5 -2062.5 93.75 93.75], 'FaceColor',[1 1 1]);
rectangle('Position',[1781.25 -2062.5 93.75 93.75], 'FaceColor',[1 1 1]);
rectangle('Position',[2625 -1593.75 93.75 93.75], 'FaceColor',[1 1 1]);
rectangle('Position',[2718.75 -1593.75 93.75 93.75], 'FaceColor',[0 0 0]);
rectangle('Position',[2625 -1687.5 93.75 93.75], 'FaceColor',[1 1 1]);
rectangle('Position',[2718.75 -1687.5 93.75 93.75], 'FaceColor',[0 0 0]);
rectangle('Position',[2812.5 -1781.25 93.75 93.75], 'FaceColor',[1 1 1]);
rectangle('Position',[2906.25 -1781.25 93.75 93.75], 'FaceColor',[0 0 0]);
rectangle('Position',[2812.5 -1875 93.75 93.75], 'FaceColor',[1 1 1]);
rectangle('Position',[2906.25 -1875 93.75 93.75], 'FaceColor',[0 0 0]);
rectangle('Position',[2812.5 -1968.75 93.75 93.75], 'FaceColor',[1 1 1]);
rectangle('Position',[2906.25 -1968.75 93.75 93.75], 'FaceColor',[0 0 0]);
rectangle('Position',[2812.5 -2062.5 93.75 93.75], 'FaceColor',[1 1 1]);
rectangle('Position',[2906.25 -2062.5 93.75 93.75], 'FaceColor',[0 0 0]);
rectangle('Position',[1500 -2343.75 93.75 93.75], 'FaceColor',[0 0 0]);
rectangle('Position',[1593.75 -2343.75 93.75 93.75], 'FaceColor',[0 0 0]);
rectangle('Position',[1500 -2437.5 93.75 93.75], 'FaceColor',[1 1 1]);
rectangle('Position',[1593.75 -2437.5 93.75 93.75], 'FaceColor',[0 0 0]);
rectangle('Position',[1500 -2531.25 93.75 93.75], 'FaceColor',[1 1 1]);
rectangle('Position',[1593.75 -2531.25 93.75 93.75], 'FaceColor',[0 0 0]);
rectangle('Position',[1500 -2625 93.75 93.75], 'FaceColor',[1 1 1]);
rectangle('Position',[1593.75 -2625 93.75 93.75], 'FaceColor',[0 0 0]);
rectangle('Position',[1875 -2531.25 93.75 93.75], 'FaceColor',[1 1 1]);
rectangle('Position',[1968.75 -2531.25 93.75 93.75], 'FaceColor',[1 1 1]);
rectangle('Position',[1875 -2625 93.75 93.75], 'FaceColor',[0 0 0]);
rectangle('Position',[1968.75 -2625 93.75 93.75], 'FaceColor',[0 0 0]);
rectangle('Position',[2062.5 -2531.25 93.75 93.75], 'FaceColor',[1 1 1]);
rectangle('Position',[2156.25 -2531.25 93.75 93.75], 'FaceColor',[1 1 1]);
rectangle('Position',[2062.5 -2625 93.75 93.75], 'FaceColor',[0 0 0]);
rectangle('Position',[2156.25 -2625 93.75 93.75], 'FaceColor',[1 1 1]);
rectangle('Position',[1500 -2718.75 93.75 93.75], 'FaceColor',[1 1 1]);
rectangle('Position',[1593.75 -2718.75 93.75 93.75], 'FaceColor',[0 0 0]);
rectangle('Position',[1500 -2812.5 93.75 93.75], 'FaceColor',[1 1 1]);
rectangle('Position',[1593.75 -2812.5 93.75 93.75], 'FaceColor',[0 0 0]);
rectangle('Position',[1500 -2906.25 93.75 93.75], 'FaceColor',[1 1 1]);
rectangle('Position',[1593.75 -2906.25 93.75 93.75], 'FaceColor',[0 0 0]);
rectangle('Position',[1500 -3000 93.75 93.75], 'FaceColor',[0 0 0]);
rectangle('Position',[1593.75 -3000 93.75 93.75], 'FaceColor',[0 0 0]);
rectangle('Position',[1875 -2718.75 93.75 93.75], 'FaceColor',[0 0 0]);
rectangle('Position',[1968.75 -2718.75 93.75 93.75], 'FaceColor',[0 0 0]);
rectangle('Position',[1875 -2812.5 93.75 93.75], 'FaceColor',[1 1 1]);
rectangle('Position',[1968.75 -2812.5 93.75 93.75], 'FaceColor',[1 1 1]);
rectangle('Position',[2062.5 -2718.75 93.75 93.75], 'FaceColor',[0 0 0]);
rectangle('Position',[2156.25 -2718.75 93.75 93.75], 'FaceColor',[1 1 1]);
rectangle('Position',[2062.5 -2812.5 93.75 93.75], 'FaceColor',[1 1 1]);
rectangle('Position',[2156.25 -2812.5 93.75 93.75], 'FaceColor',[1 1 1]);
rectangle('Position',[1875 -2906.25 93.75 93.75], 'FaceColor',[1 1 1]);
rectangle('Position',[1968.75 -2906.25 93.75 93.75], 'FaceColor',[1 1 1]);
rectangle('Position',[1875 -3000 93.75 93.75], 'FaceColor',[0 0 0]);
rectangle('Position',[1968.75 -3000 93.75 93.75], 'FaceColor',[0 0 0]);
rectangle('Position',[2062.5 -2906.25 93.75 93.75], 'FaceColor',[1 1 1]);
rectangle('Position',[2156.25 -2906.25 93.75 93.75], 'FaceColor',[1 1 1]);
rectangle('Position',[2062.5 -3000 93.75 93.75], 'FaceColor',[0 0 0]);
rectangle('Position',[2156.25 -3000 93.75 93.75], 'FaceColor',[0 0 0]);
rectangle('Position',[2250 -2343.75 93.75 93.75], 'FaceColor',[0 0 0]);
rectangle('Position',[2343.75 -2343.75 93.75 93.75], 'FaceColor',[0 0 0]);
rectangle('Position',[2250 -2437.5 93.75 93.75], 'FaceColor',[1 1 1]);
rectangle('Position',[2343.75 -2437.5 93.75 93.75], 'FaceColor',[1 1 1]);
rectangle('Position',[2625 -2343.75 93.75 93.75], 'FaceColor',[0 0 0]);
rectangle('Position',[2718.75 -2343.75 93.75 93.75], 'FaceColor',[0 0 0]);
rectangle('Position',[2625 -2437.5 93.75 93.75], 'FaceColor',[1 1 1]);
rectangle('Position',[2718.75 -2437.5 93.75 93.75], 'FaceColor',[1 1 1]);
rectangle('Position',[2812.5 -2343.75 93.75 93.75], 'FaceColor',[0 0 0]);
rectangle('Position',[2906.25 -2343.75 93.75 93.75], 'FaceColor',[0 0 0]);
rectangle('Position',[2812.5 -2437.5 93.75 93.75], 'FaceColor',[1 1 1]);
rectangle('Position',[2906.25 -2437.5 93.75 93.75], 'FaceColor',[0 0 0]);
rectangle('Position',[2812.5 -2531.25 93.75 93.75], 'FaceColor',[1 1 1]);
rectangle('Position',[2906.25 -2531.25 93.75 93.75], 'FaceColor',[0 0 0]);
rectangle('Position',[2812.5 -2625 93.75 93.75], 'FaceColor',[1 1 1]);
rectangle('Position',[2906.25 -2625 93.75 93.75], 'FaceColor',[0 0 0]);
rectangle('Position',[2437.5 -2718.75 93.75 93.75], 'FaceColor',[0 0 0]);
rectangle('Position',[2531.25 -2718.75 93.75 93.75], 'FaceColor',[0 0 0]);
rectangle('Position',[2437.5 -2812.5 93.75 93.75], 'FaceColor',[1 1 1]);
rectangle('Position',[2531.25 -2812.5 93.75 93.75], 'FaceColor',[1 1 1]);
rectangle('Position',[2250 -2906.25 93.75 93.75], 'FaceColor',[1 1 1]);
rectangle('Position',[2343.75 -2906.25 93.75 93.75], 'FaceColor',[1 1 1]);
rectangle('Position',[2250 -3000 93.75 93.75], 'FaceColor',[0 0 0]);
rectangle('Position',[2343.75 -3000 93.75 93.75], 'FaceColor',[0 0 0]);
rectangle('Position',[2437.5 -2906.25 93.75 93.75], 'FaceColor',[1 1 1]);
rectangle('Position',[2531.25 -2906.25 93.75 93.75], 'FaceColor',[1 1 1]);
rectangle('Position',[2437.5 -3000 93.75 93.75], 'FaceColor',[0 0 0]);
rectangle('Position',[2531.25 -3000 93.75 93.75], 'FaceColor',[0 0 0]);
rectangle('Position',[2812.5 -2718.75 93.75 93.75], 'FaceColor',[1 1 1]);
rectangle('Position',[2906.25 -2718.75 93.75 93.75], 'FaceColor',[0 0 0]);
rectangle('Position',[2812.5 -2812.5 93.75 93.75], 'FaceColor',[1 1 1]);
rectangle('Position',[2906.25 -2812.5 93.75 93.75], 'FaceColor',[0 0 0]);
rectangle('Position',[2625 -2906.25 93.75 93.75], 'FaceColor',[1 1 1]);
rectangle('Position',[2718.75 -2906.25 93.75 93.75], 'FaceColor',[1 1 1]);
rectangle('Position',[2625 -3000 93.75 93.75], 'FaceColor',[0 0 0]);
rectangle('Position',[2718.75 -3000 93.75 93.75], 'FaceColor',[0 0 0]);
rectangle('Position',[2812.5 -2906.25 93.75 93.75], 'FaceColor',[1 1 1]);
rectangle('Position',[2906.25 -2906.25 93.75 93.75], 'FaceColor',[0 0 0]);
rectangle('Position',[2812.5 -3000 93.75 93.75], 'FaceColor',[0 0 0]);
rectangle('Position',[2906.25 -3000 93.75 93.75], 'FaceColor',[0 0 0]);
X=[2800,2700,2625,2531.25,2437.5,2343.75,2343.75,2343.75,2437.5,2531.25,2625,2662.5,2625,2437.5,2250,2062.5,1875,1781.25,1687.5,1593.75,1500,1312.5,1125,937.5,937.5,937.5,750,562.5,562.5,562.5,562.5,562.5,562.5,375,200,200];
Y=[-200,-375,-562.5,-562.5,-562.5,-656.25,-750,-843.75,-843.75,-843.75,-937.5,-1125,-1312.5,-1312.5,-1500,-1687.5,-1875,-1968.75,-1968.75,-1968.75,-1968.75,-1875,-1687.5,-1500,-1406.25,-1312.5,-1125,-937.5,-750,-656.25,-562.5,-468.75,-375,-187.5,-200,-200];
hold on;
plot(X,Y,'r');
plot(X,Y,'bo');
legend('5471.32','Location','southoutside');
